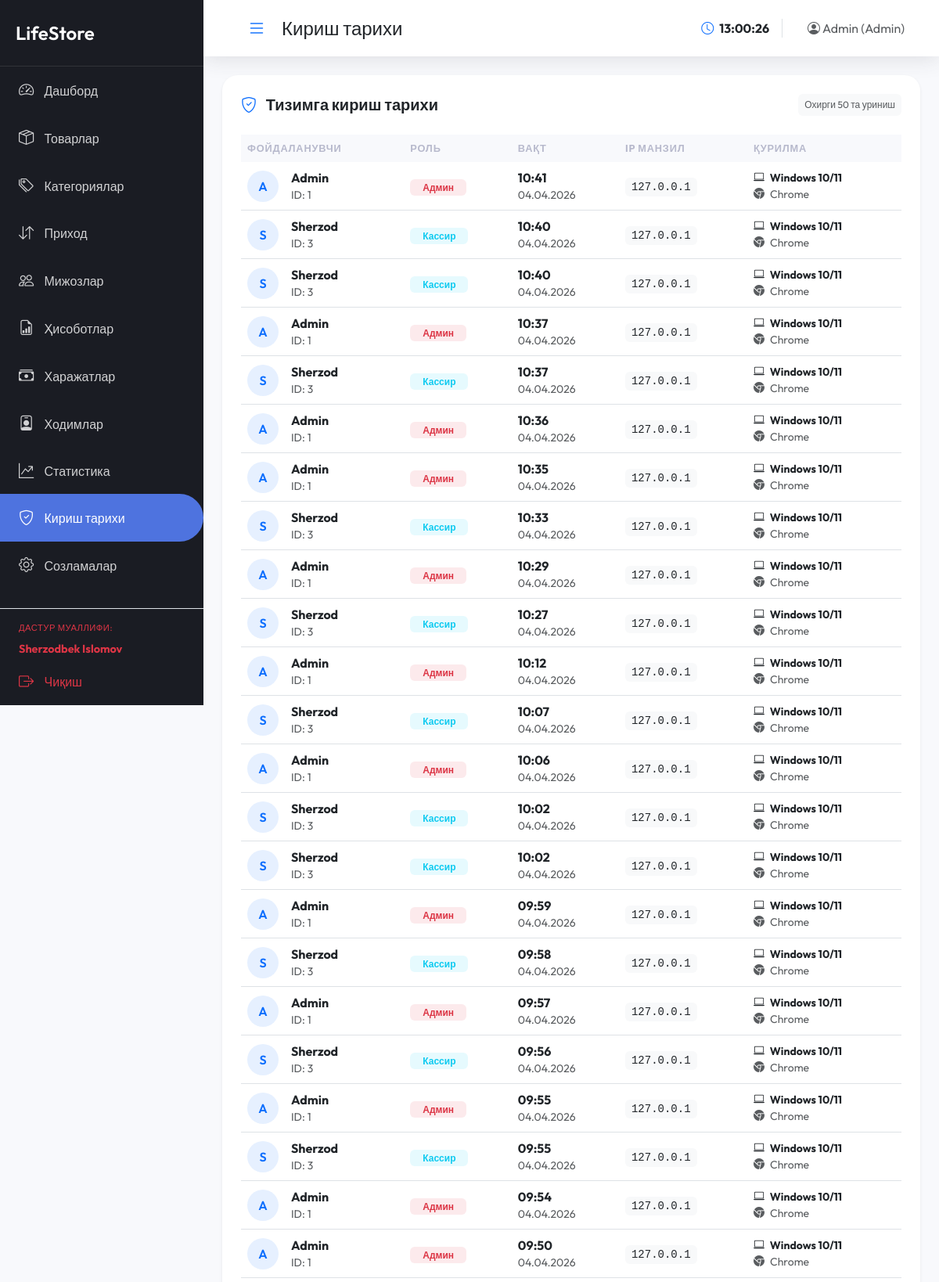
Page /admin/audit_log.php (signed in, upper part) on the committed database.
### tables this page shows
CREATE TABLE `audit_log` (
  `id` int(11) NOT NULL,
  `user_id` int(11) NOT NULL,
  `ip_address` varchar(45) DEFAULT NULL,
  `user_agent` text,
  `login_at` timestamp NULL DEFAULT CURRENT_TIMESTAMP
);

CREATE TABLE `users` (
  `id` int(11) NOT NULL,
  `name` varchar(255) NOT NULL,
  `phone` varchar(20) DEFAULT NULL,
  `login` varchar(50) NOT NULL,
  `password` varchar(255) NOT NULL,
  `role` enum('admin','cashier') NOT NULL,
  `created_at` timestamp NULL DEFAULT CURRENT_TIMESTAMP
);

### admin/audit_log.php (the view, shortened to what this page needs)
<?php
require_once 'layout.php';
function getBrowser($user_agent) {
    if (strpos($user_agent, 'Opera') || strpos($user_agent, 'OPR/')) return 'Opera';
    elseif (strpos($user_agent, 'Edge') || strpos($user_agent, 'Edg/')) return 'Edge';
    elseif (strpos($user_agent, 'Chrome')) return 'Chrome';
    elseif (strpos($user_agent, 'Safari')) return 'Safari';
    elseif (strpos($user_agent, 'Firefox')) return 'Firefox';
    elseif (strpos($user_agent, 'MSIE') || strpos($user_agent, 'Trident/7')) return 'Internet Explorer';
    return 'Unknown';
}
function getOS($user_agent) {
    $os_array = [
        '/windows nt 10/i'      =>  'Windows 10/11',
        '/windows nt 6.3/i'     =>  'Windows 8.1',
        '/windows nt 6.2/i'     =>  'Windows 8',
        '/windows nt 6.1/i'     =>  'Windows 7',
        '/macintosh|mac os x/i' =>  'Mac OS X',
        '/android/i'            =>  'Android',
        '/iphone/i'             =>  'iPhone',
        '/ipad/i'               =>  'iPad',
        '/linux/i'              =>  'Linux',
    ];
    foreach ($os_array as $regex => $value) {
        if (preg_match($regex, $user_agent)) return $value;
    }
    return 'Unknown OS';
}
?>
<div class="card p-4 border-0 shadow-sm" style="border-radius: 20px;">
    <div class="d-flex justify-content-between align-items-center mb-4">
        <h5 class="fw-bold mb-0"><i class="bi bi-shield-check text-primary me-2"></i> Тизимга кириш тарихи</h5>
        <span class="badge bg-light text-muted p-2 fw-normal">Охирги 50 та уриниш</span>
    </div>
    <div class="table-responsive">
        <table class="table align-middle">
            <thead class="table-light">
                <tr>
                    <th>Фойдаланувчи</th>
                    <th>Роль</th>
                    <th>Вақт</th>
                    <th>IP Манзил</th>
                    <th>Қурилма</th>
                </tr>
            </thead>
            <tbody>
                <?php
                $logs = $conn->query("SELECT a.*, u.name, u.role FROM audit_log a JOIN users u ON a.user_id = u.id ORDER BY a.login_at DESC LIMIT 50");
                while($log = $logs->fetch_assoc()):
                    $os = getOS($log['user_agent']);
                    $browser = getBrowser($log['user_agent']);
                ?>
                <tr>
                    <td>
                        <div class="d-flex align-items-center">
                            <div class="bg-primary bg-opacity-10 text-primary rounded-circle d-flex align-items-center justify-content-center me-3" style="width: 40px; height: 40px; font-weight: 600;">
                                <?php echo mb_substr($log['name'], 0, 1); ?>
                            </div>
                            <div>
                                <div class="fw-bold"><?php echo $log['name']; ?></div>
                                <div class="small text-muted">ID: <?php echo $log['user_id']; ?></div>
                            </div>
                        </div>
                    </td>
                    <td>
                        <span class="badge <?php echo $log['role'] === 'admin' ? 'bg-danger' : 'bg-info'; ?> bg-opacity-10 <?php echo $log['role'] === 'admin' ? 'text-danger' : 'text-info'; ?> px-3">
                            <?php echo $log['role'] === 'admin' ? 'Админ' : 'Кассир'; ?>
                        </span>
                    </td>
                    <td>
                        <div class="fw-bold"><?php echo date('H:i', strtotime($log['login_at'])); ?></div>
                        <div class="small text-muted"><?php echo date('d.m.Y', strtotime($log['login_at'])); ?></div>
                    </td>
                    <td>
                        <code class="text-dark bg-light px-2 py-1 rounded"><?php echo $log['ip_address']; ?></code>
                    </td>
                    <td>
                        <div class="small fw-bold text-dark"><i class="bi bi-laptop me-1"></i> <?php echo $os; ?></div>
                        <div class="small text-muted"><i class="bi bi-browser-chrome me-1"></i> <?php echo $browser; ?></div>
                    </td>
                </tr>
                <?php endwhile; ?>
            </tbody>
        </table>
    </div>
</div>

### admin/layout.php (style rules this page uses)
:root { --sidebar-width: 260px; --primary-color: #4e73df; --secondary-color: #858796; --dark-bg: #1a1c23; --light-bg: #f8f9fc; }
body { font-family: 'Outfit', sans-serif; background-color: var(--light-bg); overflow-x: hidden; }
.card { border: none; border-radius: 15px; box-shadow: 0 0.15rem 1.75rem 0 rgba(58, 59, 69, 0.1); transition: transform 0.3s; }
.table thead th { background-color: #f8f9fc; text-transform: uppercase; font-size: 0.8rem; letter-spacing: 0.05rem; font-weight: 700; color: #b7b9cc; border: none; }

### rows in the picture
audit_log: user.name "A", user.name "Admin", user "1", shows "Админ", login_at "10:41", login_at "04.04.2026", ip_address "127.0.0.1", user_agent "Windows 10/11", user_agent "Chrome"
audit_log: user.name "S", user.name "Sherzod", user "3", shows "Кассир", login_at "10:40", login_at "04.04.2026", ip_address "127.0.0.1", user_agent "Windows 10/11", user_agent "Chrome"
audit_log: user.name "S", user.name "Sherzod", user "3", shows "Кассир", login_at "10:40", login_at "04.04.2026", ip_address "127.0.0.1", user_agent "Windows 10/11", user_agent "Chrome"
audit_log: user.name "A", user.name "Admin", user "1", shows "Админ", login_at "10:37", login_at "04.04.2026", ip_address "127.0.0.1", user_agent "Windows 10/11", user_agent "Chrome"
audit_log: user.name "S", user.name "Sherzod", user "3", shows "Кассир", login_at "10:37", login_at "04.04.2026", ip_address "127.0.0.1", user_agent "Windows 10/11", user_agent "Chrome"
audit_log: user.name "A", user.name "Admin", user "1", shows "Админ", login_at "10:36", login_at "04.04.2026", ip_address "127.0.0.1", user_agent "Windows 10/11", user_agent "Chrome"
audit_log: user.name "A", user.name "Admin", user "1", shows "Админ", login_at "10:35", login_at "04.04.2026", ip_address "127.0.0.1", user_agent "Windows 10/11", user_agent "Chrome"
audit_log: user.name "S", user.name "Sherzod", user "3", shows "Кассир", login_at "10:33", login_at "04.04.2026", ip_address "127.0.0.1", user_agent "Windows 10/11", user_agent "Chrome"
audit_log: user.name "A", user.name "Admin", user "1", shows "Админ", login_at "10:29", login_at "04.04.2026", ip_address "127.0.0.1", user_agent "Windows 10/11", user_agent "Chrome"
audit_log: user.name "S", user.name "Sherzod", user "3", shows "Кассир", login_at "10:27", login_at "04.04.2026", ip_address "127.0.0.1", user_agent "Windows 10/11", user_agent "Chrome"
audit_log: user.name "A", user.name "Admin", user "1", shows "Админ", login_at "10:12", login_at "04.04.2026", ip_address "127.0.0.1", user_agent "Windows 10/11", user_agent "Chrome"
audit_log: user.name "S", user.name "Sherzod", user "3", shows "Кассир", login_at "10:07", login_at "04.04.2026", ip_address "127.0.0.1", user_agent "Windows 10/11", user_agent "Chrome"
audit_log: user.name "A", user.name "Admin", user "1", shows "Админ", login_at "10:06", login_at "04.04.2026", ip_address "127.0.0.1", user_agent "Windows 10/11", user_agent "Chrome"
audit_log: user.name "S", user.name "Sherzod", user "3", shows "Кассир", login_at "10:02", login_at "04.04.2026", ip_address "127.0.0.1", user_agent "Windows 10/11", user_agent "Chrome"
audit_log: user.name "S", user.name "Sherzod", user "3", shows "Кассир", login_at "10:02", login_at "04.04.2026", ip_address "127.0.0.1", user_agent "Windows 10/11", user_agent "Chrome"
audit_log: user.name "A", user.name "Admin", user "1", shows "Админ", login_at "09:59", login_at "04.04.2026", ip_address "127.0.0.1", user_agent "Windows 10/11", user_agent "Chrome"
audit_log: user.name "S", user.name "Sherzod", user "3", shows "Кассир", login_at "09:58", login_at "04.04.2026", ip_address "127.0.0.1", user_agent "Windows 10/11", user_agent "Chrome"
audit_log: user.name "A", user.name "Admin", user "1", shows "Админ", login_at "09:57", login_at "04.04.2026", ip_address "127.0.0.1", user_agent "Windows 10/11", user_agent "Chrome"
audit_log: user.name "S", user.name "Sherzod", user "3", shows "Кассир", login_at "09:56", login_at "04.04.2026", ip_address "127.0.0.1", user_agent "Windows 10/11", user_agent "Chrome"
audit_log: user.name "A", user.name "Admin", user "1", shows "Админ", login_at "09:55", login_at "04.04.2026", ip_address "127.0.0.1", user_agent "Windows 10/11", user_agent "Chrome"
audit_log: user.name "S", user.name "Sherzod", user "3", shows "Кассир", login_at "09:55", login_at "04.04.2026", ip_address "127.0.0.1", user_agent "Windows 10/11", user_agent "Chrome"
audit_log: user.name "A", user.name "Admin", user "1", shows "Админ", login_at "09:54", login_at "04.04.2026", ip_address "127.0.0.1", user_agent "Windows 10/11", user_agent "Chrome"
audit_log: user.name "A", user.name "Admin", user "1", shows "Админ", login_at "09:50", login_at "04.04.2026", ip_address "127.0.0.1", user_agent "Windows 10/11", user_agent "Chrome"

### other values in the picture
$title "Кириш тарихи"
$_SESSION['name'] "Admin"
